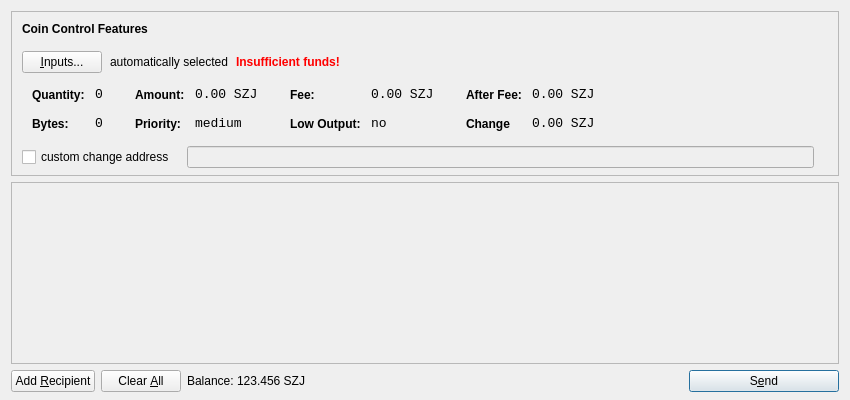
<?xml version="1.0" encoding="UTF-8"?>
<ui version="4.0">
 <class>SendCoinsDialog</class>
 <widget class="QDialog" name="SendCoinsDialog">
  <property name="geometry">
   <rect>
    <x>0</x>
    <y>0</y>
    <width>850</width>
    <height>400</height>
   </rect>
  </property>
  <property name="windowTitle">
   <string>Send Coins</string>
  </property>
  <layout class="QVBoxLayout" name="verticalLayout" stretch="0,1,0">
   <property name="bottomMargin">
    <number>8</number>
   </property>
   <item>
    <widget class="QFrame" name="frameCoinControl">
     <property name="sizePolicy">
      <sizepolicy hsizetype="Expanding" vsizetype="Expanding">
       <horstretch>0</horstretch>
       <verstretch>0</verstretch>
      </sizepolicy>
     </property>
     <property name="maximumSize">
      <size>
       <width>16777215</width>
       <height>16777215</height>
      </size>
     </property>
     <property name="frameShape">
      <enum>QFrame::StyledPanel</enum>
     </property>
     <property name="frameShadow">
      <enum>QFrame::Sunken</enum>
     </property>
     <layout class="QVBoxLayout" name="verticalLayoutCoinControl2">
      <property name="spacing">
       <number>6</number>
      </property>
      <property name="leftMargin">
       <number>0</number>
      </property>
      <property name="topMargin">
       <number>0</number>
      </property>
      <property name="rightMargin">
       <number>0</number>
      </property>
      <property name="bottomMargin">
       <number>6</number>
      </property>
      <item>
       <layout class="QVBoxLayout" name="verticalLayoutCoinControl" stretch="0,0,0,0,1">
        <property name="spacing">
         <number>0</number>
        </property>
        <property name="leftMargin">
         <number>10</number>
        </property>
        <property name="topMargin">
         <number>10</number>
        </property>
        <item>
         <layout class="QHBoxLayout" name="horizontalLayoutCoinControl1">
          <property name="bottomMargin">
           <number>15</number>
          </property>
          <item>
           <widget class="QLabel" name="labelCoinControlFeatures">
            <property name="sizePolicy">
             <sizepolicy hsizetype="Preferred" vsizetype="Maximum">
              <horstretch>0</horstretch>
              <verstretch>0</verstretch>
             </sizepolicy>
            </property>
            <property name="font">
             <font>
              <weight>75</weight>
              <bold>true</bold>
             </font>
            </property>
            <property name="styleSheet">
             <string notr="true">font-weight:bold;</string>
            </property>
            <property name="text">
             <string>Coin Control Features</string>
            </property>
           </widget>
          </item>
         </layout>
        </item>
        <item>
         <layout class="QHBoxLayout" name="horizontalLayoutCoinControl2" stretch="0,0,0,0">
          <property name="spacing">
           <number>8</number>
          </property>
          <property name="bottomMargin">
           <number>10</number>
          </property>
          <item>
           <widget class="QPushButton" name="pushButtonCoinControl">
            <property name="styleSheet">
             <string notr="true"/>
            </property>
            <property name="text">
             <string>&amp;Inputs...</string>
            </property>
           </widget>
          </item>
          <item>
           <widget class="QLabel" name="labelCoinControlAutomaticallySelected">
            <property name="text">
             <string>automatically selected</string>
            </property>
            <property name="margin">
             <number>5</number>
            </property>
           </widget>
          </item>
          <item>
           <widget class="QLabel" name="labelCoinControlInsuffFunds">
            <property name="font">
             <font>
              <weight>75</weight>
              <bold>true</bold>
             </font>
            </property>
            <property name="styleSheet">
             <string notr="true">color:red;font-weight:bold;</string>
            </property>
            <property name="text">
             <string>Insufficient funds!</string>
            </property>
            <property name="margin">
             <number>5</number>
            </property>
           </widget>
          </item>
          <item>
           <spacer name="horizontalSpacerCoinControl">
            <property name="orientation">
             <enum>Qt::Horizontal</enum>
            </property>
            <property name="sizeHint" stdset="0">
             <size>
              <width>40</width>
              <height>1</height>
             </size>
            </property>
           </spacer>
          </item>
         </layout>
        </item>
        <item>
         <widget class="QWidget" name="widgetCoinControl" native="true">
          <property name="sizePolicy">
           <sizepolicy hsizetype="Preferred" vsizetype="Preferred">
            <horstretch>0</horstretch>
            <verstretch>0</verstretch>
           </sizepolicy>
          </property>
          <property name="minimumSize">
           <size>
            <width>0</width>
            <height>0</height>
           </size>
          </property>
          <property name="styleSheet">
           <string notr="true"/>
          </property>
          <layout class="QHBoxLayout" name="horizontalLayoutCoinControl5">
           <property name="leftMargin">
            <number>0</number>
           </property>
           <property name="topMargin">
            <number>0</number>
           </property>
           <property name="rightMargin">
            <number>0</number>
           </property>
           <property name="bottomMargin">
            <number>0</number>
           </property>
           <item>
            <layout class="QHBoxLayout" name="horizontalLayoutCoinControl3" stretch="0,0,0,1">
             <property name="spacing">
              <number>20</number>
             </property>
             <property name="topMargin">
              <number>0</number>
             </property>
             <property name="bottomMargin">
              <number>10</number>
             </property>
             <item>
              <layout class="QFormLayout" name="formLayoutCoinControl1">
               <property name="horizontalSpacing">
                <number>10</number>
               </property>
               <property name="verticalSpacing">
                <number>14</number>
               </property>
               <property name="leftMargin">
                <number>10</number>
               </property>
               <property name="topMargin">
                <number>4</number>
               </property>
               <property name="rightMargin">
                <number>6</number>
               </property>
               <item row="0" column="0">
                <widget class="QLabel" name="labelCoinControlQuantityText">
                 <property name="styleSheet">
                  <string notr="true">font-weight:bold;</string>
                 </property>
                 <property name="text">
                  <string>Quantity:</string>
                 </property>
                 <property name="margin">
                  <number>0</number>
                 </property>
                </widget>
               </item>
               <item row="0" column="1">
                <widget class="QLabel" name="labelCoinControlQuantity">
                 <property name="font">
                  <font>
                   <family>Monospace</family>
                   <pointsize>10</pointsize>
                  </font>
                 </property>
                 <property name="cursor">
                  <cursorShape>IBeamCursor</cursorShape>
                 </property>
                 <property name="contextMenuPolicy">
                  <enum>Qt::ActionsContextMenu</enum>
                 </property>
                 <property name="text">
                  <string>0</string>
                 </property>
                 <property name="margin">
                  <number>0</number>
                 </property>
                 <property name="textInteractionFlags">
                  <set>Qt::LinksAccessibleByMouse|Qt::TextSelectableByKeyboard|Qt::TextSelectableByMouse</set>
                 </property>
                </widget>
               </item>
               <item row="1" column="0">
                <widget class="QLabel" name="labelCoinControlBytesText">
                 <property name="styleSheet">
                  <string notr="true">font-weight:bold;</string>
                 </property>
                 <property name="text">
                  <string>Bytes:</string>
                 </property>
                </widget>
               </item>
               <item row="1" column="1">
                <widget class="QLabel" name="labelCoinControlBytes">
                 <property name="font">
                  <font>
                   <family>Monospace</family>
                   <pointsize>10</pointsize>
                  </font>
                 </property>
                 <property name="cursor">
                  <cursorShape>IBeamCursor</cursorShape>
                 </property>
                 <property name="contextMenuPolicy">
                  <enum>Qt::ActionsContextMenu</enum>
                 </property>
                 <property name="text">
                  <string>0</string>
                 </property>
                 <property name="textInteractionFlags">
                  <set>Qt::LinksAccessibleByMouse|Qt::TextSelectableByKeyboard|Qt::TextSelectableByMouse</set>
                 </property>
                </widget>
               </item>
              </layout>
             </item>
             <item>
              <layout class="QFormLayout" name="formLayoutCoinControl2">
               <property name="horizontalSpacing">
                <number>10</number>
               </property>
               <property name="verticalSpacing">
                <number>14</number>
               </property>
               <property name="leftMargin">
                <number>6</number>
               </property>
               <property name="topMargin">
                <number>4</number>
               </property>
               <property name="rightMargin">
                <number>6</number>
               </property>
               <item row="0" column="0">
                <widget class="QLabel" name="labelCoinControlAmountText">
                 <property name="styleSheet">
                  <string notr="true">font-weight:bold;</string>
                 </property>
                 <property name="text">
                  <string>Amount:</string>
                 </property>
                 <property name="margin">
                  <number>0</number>
                 </property>
                </widget>
               </item>
               <item row="0" column="1">
                <widget class="QLabel" name="labelCoinControlAmount">
                 <property name="font">
                  <font>
                   <family>Monospace</family>
                   <pointsize>10</pointsize>
                  </font>
                 </property>
                 <property name="cursor">
                  <cursorShape>IBeamCursor</cursorShape>
                 </property>
                 <property name="contextMenuPolicy">
                  <enum>Qt::ActionsContextMenu</enum>
                 </property>
                 <property name="text">
                  <string>0.00 SZJ</string>
                 </property>
                 <property name="textInteractionFlags">
                  <set>Qt::LinksAccessibleByMouse|Qt::TextSelectableByKeyboard|Qt::TextSelectableByMouse</set>
                 </property>
                </widget>
               </item>
               <item row="1" column="0">
                <widget class="QLabel" name="labelCoinControlPriorityText">
                 <property name="styleSheet">
                  <string notr="true">font-weight:bold;</string>
                 </property>
                 <property name="text">
                  <string>Priority:</string>
                 </property>
                </widget>
               </item>
               <item row="1" column="1">
                <widget class="QLabel" name="labelCoinControlPriority">
                 <property name="font">
                  <font>
                   <family>Monospace</family>
                   <pointsize>10</pointsize>
                  </font>
                 </property>
                 <property name="cursor">
                  <cursorShape>IBeamCursor</cursorShape>
                 </property>
                 <property name="contextMenuPolicy">
                  <enum>Qt::ActionsContextMenu</enum>
                 </property>
                 <property name="text">
                  <string>medium</string>
                 </property>
                 <property name="textInteractionFlags">
                  <set>Qt::LinksAccessibleByMouse|Qt::TextSelectableByKeyboard|Qt::TextSelectableByMouse</set>
                 </property>
                </widget>
               </item>
              </layout>
             </item>
             <item>
              <layout class="QFormLayout" name="formLayoutCoinControl3">
               <property name="horizontalSpacing">
                <number>10</number>
               </property>
               <property name="verticalSpacing">
                <number>14</number>
               </property>
               <property name="leftMargin">
                <number>6</number>
               </property>
               <property name="topMargin">
                <number>4</number>
               </property>
               <property name="rightMargin">
                <number>6</number>
               </property>
               <item row="0" column="0">
                <widget class="QLabel" name="labelCoinControlFeeText">
                 <property name="styleSheet">
                  <string notr="true">font-weight:bold;</string>
                 </property>
                 <property name="text">
                  <string>Fee:</string>
                 </property>
                 <property name="margin">
                  <number>0</number>
                 </property>
                </widget>
               </item>
               <item row="0" column="1">
                <widget class="QLabel" name="labelCoinControlFee">
                 <property name="font">
                  <font>
                   <family>Monospace</family>
                   <pointsize>10</pointsize>
                  </font>
                 </property>
                 <property name="cursor">
                  <cursorShape>IBeamCursor</cursorShape>
                 </property>
                 <property name="contextMenuPolicy">
                  <enum>Qt::ActionsContextMenu</enum>
                 </property>
                 <property name="text">
                  <string>0.00 SZJ</string>
                 </property>
                 <property name="textInteractionFlags">
                  <set>Qt::LinksAccessibleByMouse|Qt::TextSelectableByKeyboard|Qt::TextSelectableByMouse</set>
                 </property>
                </widget>
               </item>
               <item row="1" column="0">
                <widget class="QLabel" name="labelCoinControlLowOutputText">
                 <property name="styleSheet">
                  <string notr="true">font-weight:bold;</string>
                 </property>
                 <property name="text">
                  <string>Low Output:</string>
                 </property>
                </widget>
               </item>
               <item row="1" column="1">
                <widget class="QLabel" name="labelCoinControlLowOutput">
                 <property name="font">
                  <font>
                   <family>Monospace</family>
                   <pointsize>10</pointsize>
                  </font>
                 </property>
                 <property name="cursor">
                  <cursorShape>IBeamCursor</cursorShape>
                 </property>
                 <property name="contextMenuPolicy">
                  <enum>Qt::ActionsContextMenu</enum>
                 </property>
                 <property name="text">
                  <string>no</string>
                 </property>
                 <property name="textInteractionFlags">
                  <set>Qt::LinksAccessibleByMouse|Qt::TextSelectableByKeyboard|Qt::TextSelectableByMouse</set>
                 </property>
                </widget>
               </item>
              </layout>
             </item>
             <item>
              <layout class="QFormLayout" name="formLayoutCoinControl4">
               <property name="horizontalSpacing">
                <number>10</number>
               </property>
               <property name="verticalSpacing">
                <number>14</number>
               </property>
               <property name="leftMargin">
                <number>6</number>
               </property>
               <property name="topMargin">
                <number>4</number>
               </property>
               <property name="rightMargin">
                <number>6</number>
               </property>
               <item row="0" column="0">
                <widget class="QLabel" name="labelCoinControlAfterFeeText">
                 <property name="styleSheet">
                  <string notr="true">font-weight:bold;</string>
                 </property>
                 <property name="text">
                  <string>After Fee:</string>
                 </property>
                 <property name="margin">
                  <number>0</number>
                 </property>
                </widget>
               </item>
               <item row="0" column="1">
                <widget class="QLabel" name="labelCoinControlAfterFee">
                 <property name="font">
                  <font>
                   <family>Monospace</family>
                   <pointsize>10</pointsize>
                  </font>
                 </property>
                 <property name="cursor">
                  <cursorShape>IBeamCursor</cursorShape>
                 </property>
                 <property name="contextMenuPolicy">
                  <enum>Qt::ActionsContextMenu</enum>
                 </property>
                 <property name="text">
                  <string>0.00 SZJ</string>
                 </property>
                 <property name="textInteractionFlags">
                  <set>Qt::LinksAccessibleByMouse|Qt::TextSelectableByKeyboard|Qt::TextSelectableByMouse</set>
                 </property>
                </widget>
               </item>
               <item row="1" column="0">
                <widget class="QLabel" name="labelCoinControlChangeText">
                 <property name="styleSheet">
                  <string notr="true">font-weight:bold;</string>
                 </property>
                 <property name="text">
                  <string>Change</string>
                 </property>
                </widget>
               </item>
               <item row="1" column="1">
                <widget class="QLabel" name="labelCoinControlChange">
                 <property name="font">
                  <font>
                   <family>Monospace</family>
                   <pointsize>10</pointsize>
                  </font>
                 </property>
                 <property name="cursor">
                  <cursorShape>IBeamCursor</cursorShape>
                 </property>
                 <property name="contextMenuPolicy">
                  <enum>Qt::ActionsContextMenu</enum>
                 </property>
                 <property name="text">
                  <string>0.00 SZJ</string>
                 </property>
                 <property name="textInteractionFlags">
                  <set>Qt::LinksAccessibleByMouse|Qt::TextSelectableByKeyboard|Qt::TextSelectableByMouse</set>
                 </property>
                </widget>
               </item>
              </layout>
             </item>
            </layout>
           </item>
          </layout>
         </widget>
        </item>
        <item>
         <layout class="QHBoxLayout" name="horizontalLayoutCoinControl4" stretch="0,0,0">
          <property name="spacing">
           <number>12</number>
          </property>
          <property name="sizeConstraint">
           <enum>QLayout::SetDefaultConstraint</enum>
          </property>
          <property name="topMargin">
           <number>5</number>
          </property>
          <property name="rightMargin">
           <number>5</number>
          </property>
          <item>
           <widget class="QCheckBox" name="checkBoxCoinControlChange">
            <property name="text">
             <string>custom change address</string>
            </property>
           </widget>
          </item>
          <item>
           <widget class="QLineEdit" name="lineEditCoinControlChange">
            <property name="enabled">
             <bool>false</bool>
            </property>
            <property name="sizePolicy">
             <sizepolicy hsizetype="Expanding" vsizetype="Fixed">
              <horstretch>0</horstretch>
              <verstretch>0</verstretch>
             </sizepolicy>
            </property>
           </widget>
          </item>
          <item>
           <widget class="QLabel" name="labelCoinControlChangeLabel">
            <property name="sizePolicy">
             <sizepolicy hsizetype="Preferred" vsizetype="Expanding">
              <horstretch>0</horstretch>
              <verstretch>0</verstretch>
             </sizepolicy>
            </property>
            <property name="minimumSize">
             <size>
              <width>0</width>
              <height>0</height>
             </size>
            </property>
            <property name="text">
             <string/>
            </property>
            <property name="margin">
             <number>3</number>
            </property>
           </widget>
          </item>
         </layout>
        </item>
        <item>
         <spacer name="verticalSpacerCoinControl">
          <property name="orientation">
           <enum>Qt::Vertical</enum>
          </property>
          <property name="sizeHint" stdset="0">
           <size>
            <width>800</width>
            <height>1</height>
           </size>
          </property>
         </spacer>
        </item>
       </layout>
      </item>
     </layout>
    </widget>
   </item>
   <item>
    <widget class="QScrollArea" name="scrollArea">
     <property name="widgetResizable">
      <bool>true</bool>
     </property>
     <widget class="QWidget" name="scrollAreaWidgetContents">
      <property name="geometry">
       <rect>
        <x>0</x>
        <y>0</y>
        <width>830</width>
        <height>173</height>
       </rect>
      </property>
      <layout class="QVBoxLayout" name="verticalLayout_2">
       <property name="leftMargin">
        <number>0</number>
       </property>
       <property name="topMargin">
        <number>0</number>
       </property>
       <property name="rightMargin">
        <number>0</number>
       </property>
       <property name="bottomMargin">
        <number>0</number>
       </property>
       <item>
        <layout class="QVBoxLayout" name="entries">
         <property name="spacing">
          <number>6</number>
         </property>
        </layout>
       </item>
       <item>
        <spacer name="verticalSpacer">
         <property name="orientation">
          <enum>Qt::Vertical</enum>
         </property>
         <property name="sizeHint" stdset="0">
          <size>
           <width>20</width>
           <height>40</height>
          </size>
         </property>
        </spacer>
       </item>
      </layout>
     </widget>
    </widget>
   </item>
   <item>
    <layout class="QHBoxLayout" name="horizontalLayout">
     <item>
      <widget class="QPushButton" name="addButton">
       <property name="toolTip">
        <string>Send to multiple recipients at once</string>
       </property>
       <property name="text">
        <string>Add &amp;Recipient</string>
       </property>
       <property name="icon">
        <iconset resource="../bitcoin.qrc">
         <normaloff>:/icons/add</normaloff>:/icons/add</iconset>
       </property>
       <property name="autoDefault">
        <bool>false</bool>
       </property>
      </widget>
     </item>
     <item>
      <widget class="QPushButton" name="clearButton">
       <property name="sizePolicy">
        <sizepolicy hsizetype="Minimum" vsizetype="Fixed">
         <horstretch>0</horstretch>
         <verstretch>0</verstretch>
        </sizepolicy>
       </property>
       <property name="toolTip">
        <string>Remove all transaction fields</string>
       </property>
       <property name="text">
        <string>Clear &amp;All</string>
       </property>
       <property name="icon">
        <iconset resource="../bitcoin.qrc">
         <normaloff>:/icons/remove</normaloff>:/icons/remove</iconset>
       </property>
       <property name="autoRepeatDelay">
        <number>300</number>
       </property>
       <property name="autoDefault">
        <bool>false</bool>
       </property>
      </widget>
     </item>
     <item>
      <layout class="QHBoxLayout" name="horizontalLayout_2">
       <property name="spacing">
        <number>3</number>
       </property>
       <item>
        <widget class="QLabel" name="label">
         <property name="text">
          <string>Balance:</string>
         </property>
        </widget>
       </item>
       <item>
        <widget class="QLabel" name="labelBalance">
         <property name="cursor">
          <cursorShape>IBeamCursor</cursorShape>
         </property>
         <property name="text">
          <string>123.456 SZJ</string>
         </property>
         <property name="textInteractionFlags">
          <set>Qt::LinksAccessibleByMouse|Qt::TextSelectableByKeyboard|Qt::TextSelectableByMouse</set>
         </property>
        </widget>
       </item>
      </layout>
     </item>
     <item>
      <spacer name="horizontalSpacer">
       <property name="orientation">
        <enum>Qt::Horizontal</enum>
       </property>
       <property name="sizeHint" stdset="0">
        <size>
         <width>40</width>
         <height>20</height>
        </size>
       </property>
      </spacer>
     </item>
     <item>
      <widget class="QPushButton" name="sendButton">
       <property name="minimumSize">
        <size>
         <width>150</width>
         <height>0</height>
        </size>
       </property>
       <property name="toolTip">
        <string>Confirm the send action</string>
       </property>
       <property name="text">
        <string>S&amp;end</string>
       </property>
       <property name="icon">
        <iconset resource="../bitcoin.qrc">
         <normaloff>:/icons/send</normaloff>:/icons/send</iconset>
       </property>
       <property name="default">
        <bool>true</bool>
       </property>
      </widget>
     </item>
    </layout>
   </item>
  </layout>
 </widget>
 <resources>
  <include location="../bitcoin.qrc"/>
 </resources>
 <connections/>
</ui>
